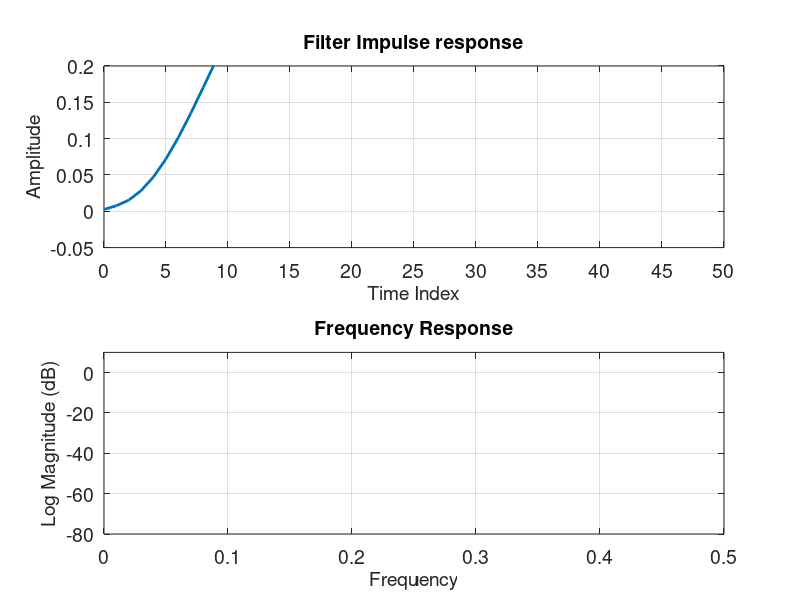
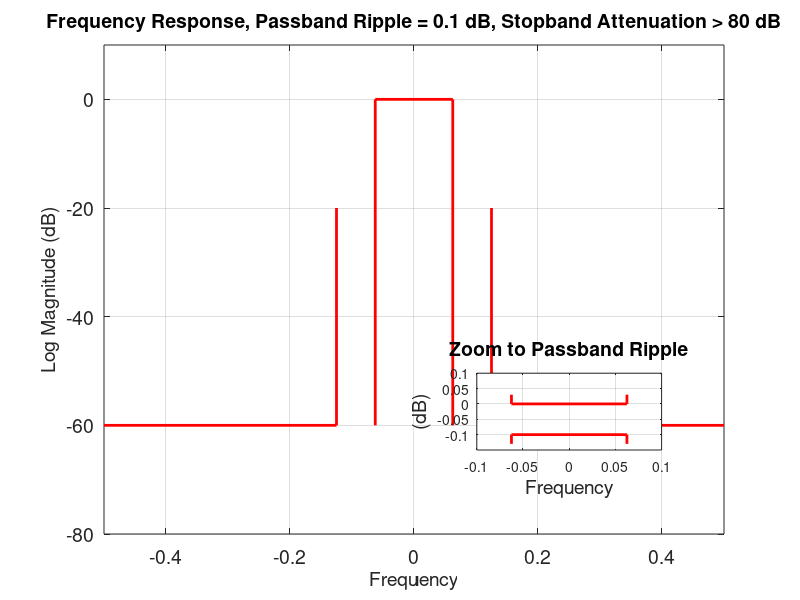
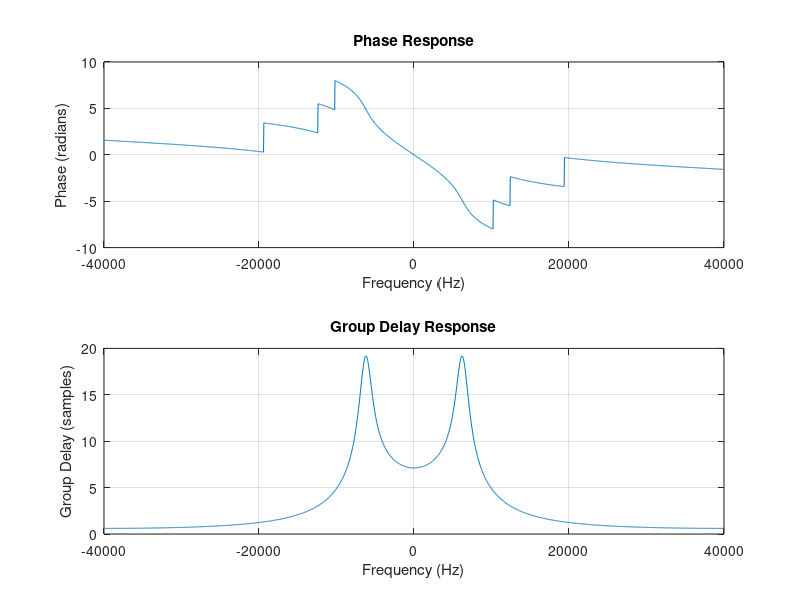
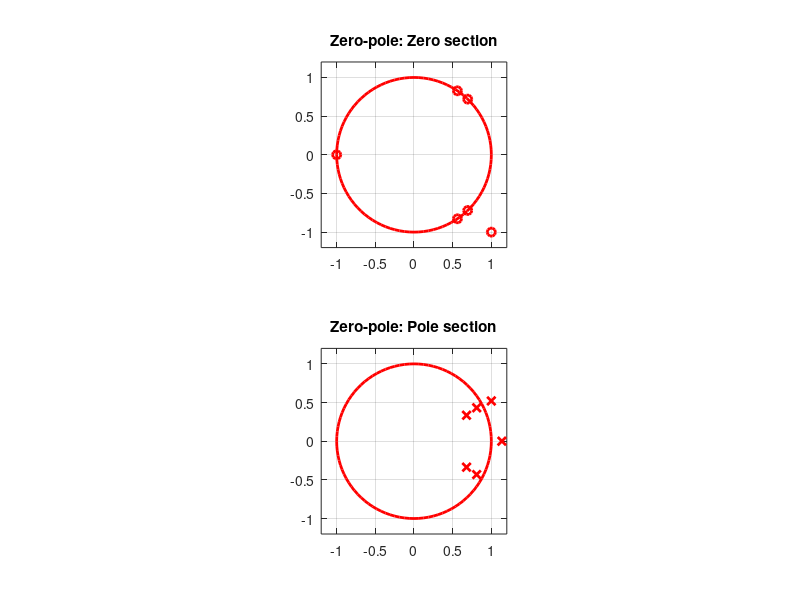

These figures' MATLAB source, in order:
% Clearing data
clc;
close all;
clf reset;
clear;

%%
% Set up

N=7;        % Order of filter
Rs= 60;     % Stopband ripple (dB)

% Math for stopband edge frequency
% W1 = (stopband frequency) / (sampling rate / 2)
sampling_rate = 80e3;
stop_freq = 10e3;
pass_freq = 5e3;

W1 = 2 * stop_freq / sampling_rate;
% W1 = 0.30;   % Normalized cutoff frequency (rounded up for margin)

% Designs a Chebyshev Type 2 digital filter
% Ripple in stopband, and ripple-free passband
% Outputs numerator (bb) and denominator (aa) coefficients
[bb,aa] =cheby2(N,Rs,W1);

%%%%%%%%%%%%%%%%%%%%%%%%%%%%%%%%%%%%%%%%%%%%%%%%%%%%%%%%
%%
% Second order sections (SOS): Represents higher-order filter
% as a cascade of second-order filters
% In our case, we represent a 7th order Chebyshev Type 2 digital filter
% as 4 2nd order filters
% Columns of the second order filter represents:
% c00, c10, c20, 1, c11, c22
% c00 - c20: represents coefficients for the numerator of the second-order
% filter
% 1 represents the scaling fators
% c11 - c22: represents coefficients for the demoninator of the second-order
% filter

[sos,g] = tf2sos(bb,aa);
% Plot magnitude and phase
% freqz(bb,aa)

% The produced second order section for cheby2 with 7-th degree
% 1.0000    1.0000         0    1.0000   -0.4406         0
% 1.0000    0.3187    1.0000    1.0000   -0.9782    0.2859
% 1.0000   -0.8076    1.0000    1.0000   -1.2103    0.5134
% 1.0000   -1.1418    1.0000    1.0000   -1.4942    0.8157

% Spliting by filters (also in order starting with c1 for cascade and 
% incrementing values for other 2nd order filters)
c1 = sos(1,:);
c2 = sos(2,:);
c3 = sos(3,:);
c4 = sos(4,:);

%%%%%%%%%%%%%%%%%%%%%%%%%%%%%%%%%%%%%%%%%%%%%%%%%%%%%%%%
%% 
% Calculating stage factor (used to normalize gain of each sos)
filter_cnt = length(sos(:,1));
factor = zeros(1,filter_cnt);

% Gets factor for each second-order filter
for i=1:filter_cnt
    factor(i) = sum(sos(i,4:6))/sum(sos(i,1:3)); 
end

%%%%%%%%%%%%%%%%%%%%%%%%%%%%%%%%%%%%%%%%%%%%%%%%%%%%%%%%
%% 
% Calculating impulse response (100 samples)
x = [1 zeros(1,100)];
weights = zeros(1,filter_cnt*2-1);
disp(length(weights))
% goes through each sample
feed_forward = 0;
output = zeros(1,101);
for n=1:101
    % Cascades through each filter
    for m=1:filter_cnt
        % w = 0;
        if (m == 1)
            w = x(n)-weights(1) * sos(m,5);                         % feedback term
            feed_forward = (w + weights(1)*sos(1,2))*factor(1);     % scaled feed forward term
            weights(1) = w;                                         % shift feedback into register
        else
            w = feed_forward - weights(2*m-2) * sos(m,5) - ...      % feedback term
                weights(2*m-1) * sos(m,6);
            feed_forward = (w + weights(2*m-2) * sos(m,2) + ...     % scaled feed forward term
                weights(2*m-1) * sos(m,3)) * factor(m);
            weights(2*m-1) = weights(2*m-2);                        % shift feedback from first register to second
            weights(2*m-2) = w;                                     % shift feedback into first
        end
        if (m == filter_cnt)
            output(n) = feed_forward;
        end
    end
end

figure(1)
subplot(2,1,1)
plot(0:100,output,'linewidth',2)
grid on
axis([0 50 -0.05 0.20])
set(gca,'fontsize',14)
set(gca,'xtick',[0:5:100])
title('Filter Impulse response','fontsize',14)
xlabel('Time Index','fontsize',14)
ylabel('Amplitude','fontsize',14)

subplot(2,1,2)
fft_hh = fftshift(20*log10(abs(fft(output,1024))));
plot(-0.5:1/1024:0.5-1/1024,fft_hh,'linewidth',2)
grid on
axis([0 0.5 -80 10])
set(gca,'fontsize',14)
title('Frequency Response','fontsize',14)
xlabel('Frequency','fontsize',14)
ylabel('Log Magnitude (dB)','fontsize',14)

%%%%%%%%%%%%%%%%%%%%%%%%%%%%%%%%%%%%%%%%%%%%%%%%%%%%%%%%
%% 
% Zoom to passband ripple
% Notice how changes to Wn changes where it stops
figure(2)
pb_percent = pass_freq/sampling_rate;
sb_percent = stop_freq/sampling_rate;

plot(-0.5:1/1024:0.5-1/1024,fft_hh,'linewidth',2)
hold on
plot([sb_percent sb_percent 0.5],[-20 -60 -60],'r','linewidth',2)
plot([-sb_percent -sb_percent -0.5],[-20 -60 -60],'r','linewidth',2)
plot([-pb_percent -pb_percent pb_percent pb_percent],[-60 0 0 -60],'r','linewidth',2)
hold off
grid on
axis([-0.5 0.5 -80 10])
set(gca,'fontsize',14)
title('Frequency Response, Passband Ripple = 0.1 dB, Stopband Attenuation > 80 dB','fontsize',14)
xlabel('Frequency','fontsize',14)
ylabel('Log Magnitude (dB)','fontsize',14)

axes('position',[0.596 0.25 0.231 0.128])
plot(-0.5:1/1024:0.5-1/1024,fft_hh,'linewidth',2)
hold on
plot([-0.0625 -0.0625 0.0625 0.0625],[-0.13 -0.1 -0.1 -0.13],'r','linewidth',2)
plot([-0.0625 -0.0625 0.0625 0.0625],[+0.03 +0.00 +0.00 +0.03],'r','linewidth',2)
hold off
grid on
axis([-0.1 0.1 -0.15 0.1])
title('Zoom to Passband Ripple','fontsize',14)
xlabel('Frequency','fontsize',14)
ylabel('(dB)','fontsize',14)

%%%%%%%%%%%%%%%%%%%%%%%%%%%%%%%%%%%%%%%%%%%%%%%%%%%%%%%%
%%
% Phase response and Group delay
figure(3)
[H, w] = freqz(bb, aa, 1024, sampling_rate);

% Extend to negative frequencies
w_full = [-flip(w(2:end)); w];     % Frequency axis from -fs/2 to fs/2
H_full = [conj(flip(H(2:end))); H]; % Mirror and conjugate response

% Phase response (unwrap to make it continuous)
% Represents how much phase distortion the filter has at each frequency
phase = unwrap(angle(H_full));

% Group delay (manually compute for negative frequencies)
% Represents how much time delay (in samples) the signal components
% experience at each frequency
[gd, w_gd] = grpdelay(bb, aa, 1024, sampling_rate);
gd_full = [flip(gd(2:end)); gd]; % Symmetric group delay for negative frequencies

% Plot Phase Response
subplot(2, 1, 1);
plot(w_full, phase);
title('Phase Response');
xlabel('Frequency (Hz)');
ylabel('Phase (radians)');
grid on;

% Plot Group Delay
subplot(2, 1, 2);
plot([-flip(w_gd(2:end)); w_gd], gd_full);
title('Group Delay Response');
xlabel('Frequency (Hz)');
ylabel('Group Delay (samples)');
grid on;


%%%%%%%%%%%%%%%%%%%%%%%%%%%%%%%%%%%%%%%%%%%%%%%%%%%%%%%%
% Pole-zero plot
% Used for understanding stability of system
% Zeros are the root of the numerators of the polynomial
% Poles are the root of the denominators of the polynomial

figure(4)
subplot(2,1,1)
plot(0,0)
plot(exp(1i*2*pi*(0:0.01:1)),'r','linewidth',2)
hold on

% Plotting zeroes
plot(-1,0,'ro','linewidth',2)
plot(roots(c2(1:3)),'ro','linewidth',2)
plot(roots(c3(1:3)),'ro','linewidth',2)
plot(roots(c4(1:3)),'ro','linewidth',2)

hold off
grid on
axis('equal')
axis([-1.2 1.2 -1.2 1.2])
title('Zero-pole: Zero section')

subplot(2,1,2)
plot(0,0)
plot(exp(1i*2*pi*(0:0.01:1)),'r','linewidth',2)
hold on

% Plotting poles
plot(-c1(5),0,'rx','linewidth',2)
plot(roots(c2(4:6)),'rx','linewidth',2)
plot(roots(c3(4:6)),'rx','linewidth',2)
plot(roots(c4(4:6)),'rx','linewidth',2)
hold off
grid on
axis('equal')
axis([-1.2 1.2 -1.2 1.2])
title('Zero-pole: Pole section')

%%%%%%%%%%%%%%%%%%%%%%%%%%%%%%%%%%%%%%%%%%%%%%%%%%%%%%%%
% Frequency response of each SOS
% Ran for 100 samples
figure(5)
h1=filter(c1(1,2), c1(4:5), [1 zeros(1,100)])*sum(c1(4:5))/sum(c1(1:2));
h2=filter(c2(1,3), c2(4:6), [1 zeros(1,100)])*sum(c2(4:6))/sum(c2(1:3));
h3=filter(c3(1,3), c3(4:6), [1 zeros(1,100)])*sum(c3(4:6))/sum(c3(1:3));
h4=filter(c4(1,3), c4(4:6), [1 zeros(1,100)])*sum(c4(4:6))/sum(c4(1:3));

fh1=fftshift(20*log10(abs(fft(h1,2048))));
fh2=fftshift(20*log10(abs(fft(h2,2048))));
fh3=fftshift(20*log10(abs(fft(h3,2048))));
fh4=fftshift(20*log10(abs(fft(h4,2048))));

subplot(2,2,1)
plot(-0.5:1/2048:0.5-1/2048,fh1,'linewidth',2)
grid on
axis([-0.15 0.15 -90 20])
title('Frequency Response H_1')

subplot(2,2,2)
plot(-0.5:1/2048:0.5-1/2048,fh2,'linewidth',2)
grid on
axis([-0.15 0.15 -90 20])
title('Frequency Response H_2')

subplot(2,2,3)
plot(-0.5:1/2048:0.5-1/2048,fh3,'linewidth',2)
grid on
axis([-0.15 0.15 -90 20])
title('Frequency Response H_3')

subplot(2,2,4)
plot(-0.5:1/2048:0.5-1/2048,fh4,'linewidth',2)
grid on
axis([-0.15 0.15 -90 20])
title('Frequency Response H_4')


%%%%%%%%%%%%%%%%%%%%%%%%%%%%%%%%%%%%%%%%%%%%%%%%%%%%%%%%
% Impulse response of each SOS
% Ran for 100 samples
figure(6)
h1=filter(c1(1,2), c1(4:5), [1 zeros(1,100)])*sum(c1(4:5))/sum(c1(1:2));
h2=filter(c2(1,3), c2(4:6), [1 zeros(1,100)])*sum(c2(4:6))/sum(c2(1:3));
h3=filter(c3(1,3), c3(4:6), [1 zeros(1,100)])*sum(c3(4:6))/sum(c3(1:3));
h4=filter(c4(1,3), c4(4:6), [1 zeros(1,100)])*sum(c4(4:6))/sum(c4(1:3));

subplot(2,2,1)
plot(0:100,h1,'linewidth',2)
grid on
% axis([-0.15 0.15 -90 20])
title('Impulse Response H_1')

subplot(2,2,2)
plot(0:100,h2,'linewidth',2)
grid on
% axis([-0.15 0.15 -90 20])
title('Impulse Response H_2')

subplot(2,2,3)
plot(0:100,h3,'linewidth',2)
grid on
% axis([-0.15 0.15 -90 20])
title('Impulse Response H_3')

subplot(2,2,4)
plot(0:100,h4,'linewidth',2)
grid on
% axis([-0.15 0.15 -90 20])
title('Impulse Response H_4')

